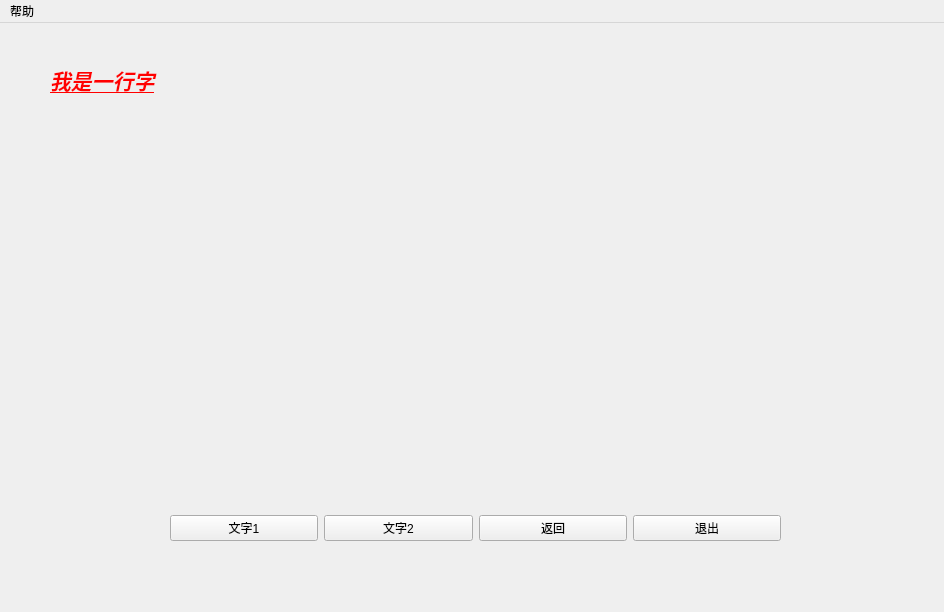
<?xml version="1.0" encoding="UTF-8"?>
<ui version="4.0">
 <class>MainWindow</class>
 <widget class="QMainWindow" name="MainWindow">
  <property name="geometry">
   <rect>
    <x>0</x>
    <y>0</y>
    <width>944</width>
    <height>612</height>
   </rect>
  </property>
  <property name="windowTitle">
   <string>实践2</string>
  </property>
  <property name="windowIcon">
   <iconset resource="TestQtGuiApplication.qrc">
    <normaloff>:/TestQtGuiApplication/Resources/L.png</normaloff>:/TestQtGuiApplication/Resources/L.png</iconset>
  </property>
  <widget class="QWidget" name="centralwidget">
   <widget class="QLabel" name="labelcr">
    <property name="geometry">
     <rect>
      <x>330</x>
      <y>170</y>
      <width>251</width>
      <height>151</height>
     </rect>
    </property>
    <property name="cursor">
     <cursorShape>SizeAllCursor</cursorShape>
    </property>
    <property name="mouseTracking">
     <bool>false</bool>
    </property>
    <property name="text">
     <string/>
    </property>
    <property name="pixmap">
     <pixmap resource="TestQtGuiApplication.qrc">:/TestQtGuiApplication/Resources/xiaoche.png</pixmap>
    </property>
    <property name="scaledContents">
     <bool>true</bool>
    </property>
   </widget>
   <widget class="QLabel" name="labeltx">
    <property name="geometry">
     <rect>
      <x>50</x>
      <y>27</y>
      <width>831</width>
      <height>61</height>
     </rect>
    </property>
    <property name="text">
     <string>&lt;html&gt;&lt;head/&gt;&lt;body&gt;&lt;p&gt;&lt;span style=&quot; font-size:16pt; font-weight:600; font-style:italic; text-decoration: underline; color:#ff0000;&quot;&gt;我是一行字&lt;/span&gt;&lt;/p&gt;&lt;/body&gt;&lt;/html&gt;</string>
    </property>
   </widget>
   <widget class="QWidget" name="layoutWidget">
    <property name="geometry">
     <rect>
      <x>170</x>
      <y>460</y>
      <width>611</width>
      <height>91</height>
     </rect>
    </property>
    <layout class="QHBoxLayout" name="horizontalLayout">
     <item>
      <widget class="QPushButton" name="pushButtont1">
       <property name="styleSheet">
        <string notr="true">font: 14pt &quot;华文宋体&quot;;</string>
       </property>
       <property name="text">
        <string>文字1</string>
       </property>
      </widget>
     </item>
     <item>
      <widget class="QPushButton" name="pushButtont2">
       <property name="styleSheet">
        <string notr="true">font: 14pt &quot;华文宋体&quot;;</string>
       </property>
       <property name="text">
        <string>文字2</string>
       </property>
      </widget>
     </item>
     <item>
      <widget class="QPushButton" name="pushButtonbk">
       <property name="styleSheet">
        <string notr="true">font: 14pt &quot;华文宋体&quot;;</string>
       </property>
       <property name="text">
        <string>返回</string>
       </property>
      </widget>
     </item>
     <item>
      <widget class="QPushButton" name="pushButtonex">
       <property name="styleSheet">
        <string notr="true">font: 14pt &quot;华文宋体&quot;;</string>
       </property>
       <property name="text">
        <string>退出</string>
       </property>
      </widget>
     </item>
    </layout>
   </widget>
   <zorder>labelcr</zorder>
   <zorder>layoutWidget</zorder>
   <zorder>labeltx</zorder>
  </widget>
  <widget class="QMenuBar" name="menubar">
   <property name="geometry">
    <rect>
     <x>0</x>
     <y>0</y>
     <width>944</width>
     <height>29</height>
    </rect>
   </property>
   <widget class="QMenu" name="menu">
    <property name="title">
     <string>帮助</string>
    </property>
    <addaction name="actionabout"/>
   </widget>
   <addaction name="menu"/>
  </widget>
  <action name="actionabout">
   <property name="text">
    <string>关于</string>
   </property>
  </action>
 </widget>
 <tabstops>
  <tabstop>pushButtont1</tabstop>
  <tabstop>pushButtont2</tabstop>
  <tabstop>pushButtonbk</tabstop>
  <tabstop>pushButtonex</tabstop>
 </tabstops>
 <resources>
  <include location="TestQtGuiApplication.qrc"/>
 </resources>
 <connections/>
</ui>
